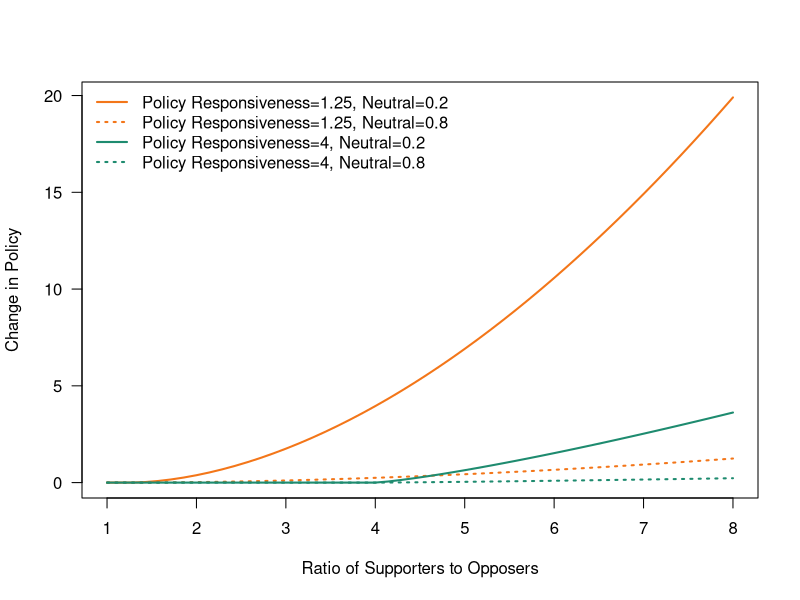

Write R code to recreate this figure.
## ---- chunk 1
knitr::opts_chunk$set(echo =FALSE,fig.width=10, fig.height = 6)
library(DiagrammeR)
## ---- chunk 2
DiagrammeR::grViz("digraph rmarkdown{
graph [overlap = false, fontsize = 18, layout=circo]
node [shape = oval,
        fontname = Helvetica]
  Opinion; Adoption; Policy; Emissions; Climate; Cognition

Opinion->{Adoption Policy} Policy->Adoption
Adoption->Emissions Policy->Emissions Emissions->Climate
Climate->Cognition Cognition->Opinion

}
")
## ---- chunk 3
nu=c(1.25,4)
Nt=c(0.2,0.8)
SoverO=seq(1,8,length.out=50)
policychangefunc=function(maj,nuparam,neutral){
  return(ifelse(maj<nu,0,(1-neutral)^2*(maj-nu)^(1+1/nu)))
}
y1=sapply(SoverO,function(x) policychangefunc(x,nu,Nt[1]))
y2=sapply(SoverO,function(x) policychangefunc(x,nu,Nt[2]))

plot(SoverO,y1[1,],type="l",lwd=2,las=1,xlab="Ratio of Supporters to Opposers",ylab="Change in Policy",col="#f37619")
lines(SoverO,y2[1,],lwd=2,lty=3,col="#f37619")
lines(SoverO,y2[2,],lwd=2,lty=3,col="#1e8b6f")
lines(SoverO,y1[2,],lwd=2,lty=1,col="#1e8b6f")

legend("topleft",legend=c("Policy Responsiveness=1.25, Neutral=0.2","Policy Responsiveness=1.25, Neutral=0.8","Policy Responsiveness=4, Neutral=0.2","Policy Responsiveness=4, Neutral=0.8"),lty=c(1,3,1,3),col=c("#f37619","#f37619","#1e8b6f","#1e8b6f"),lwd=2,bty="n")
